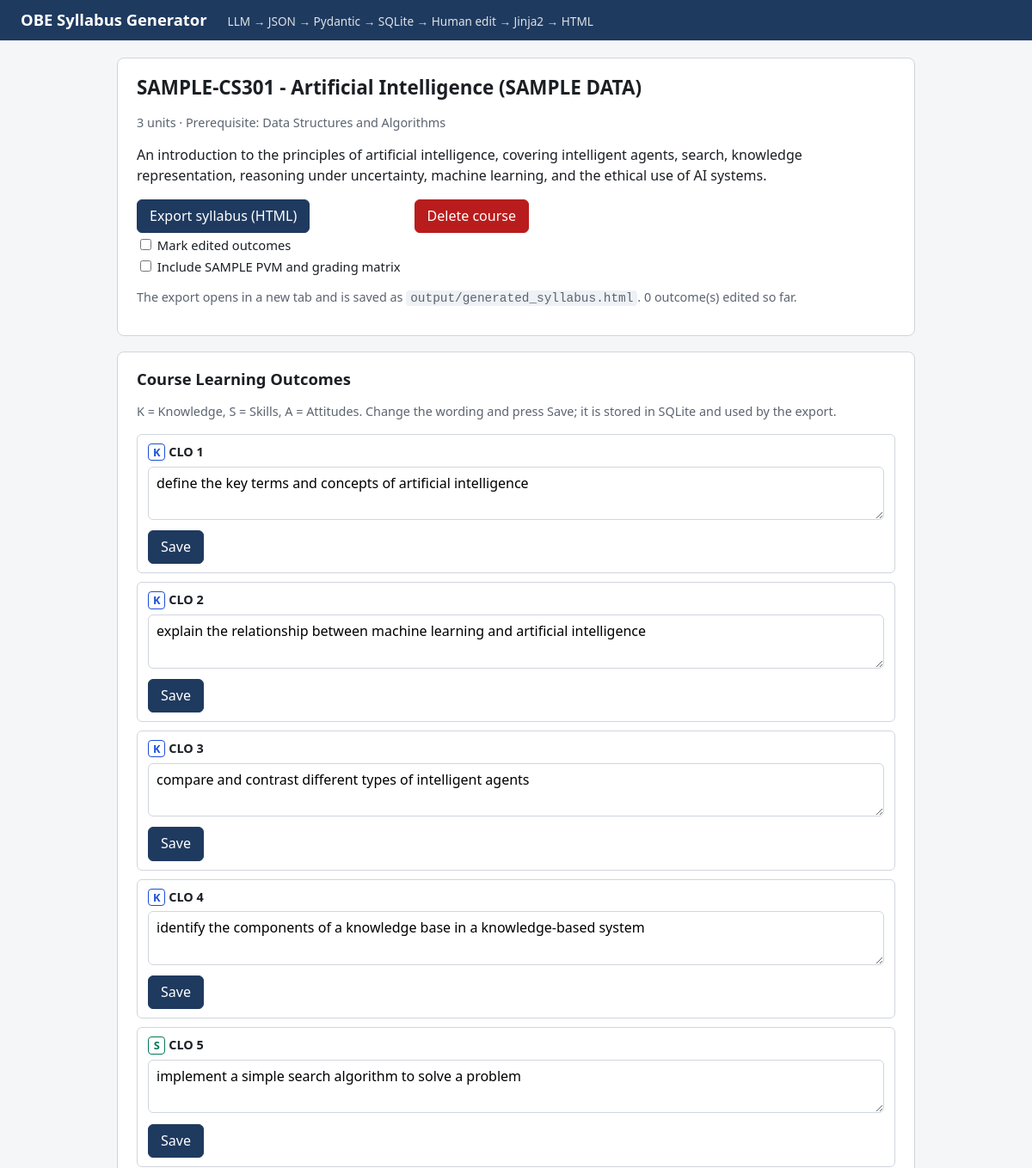
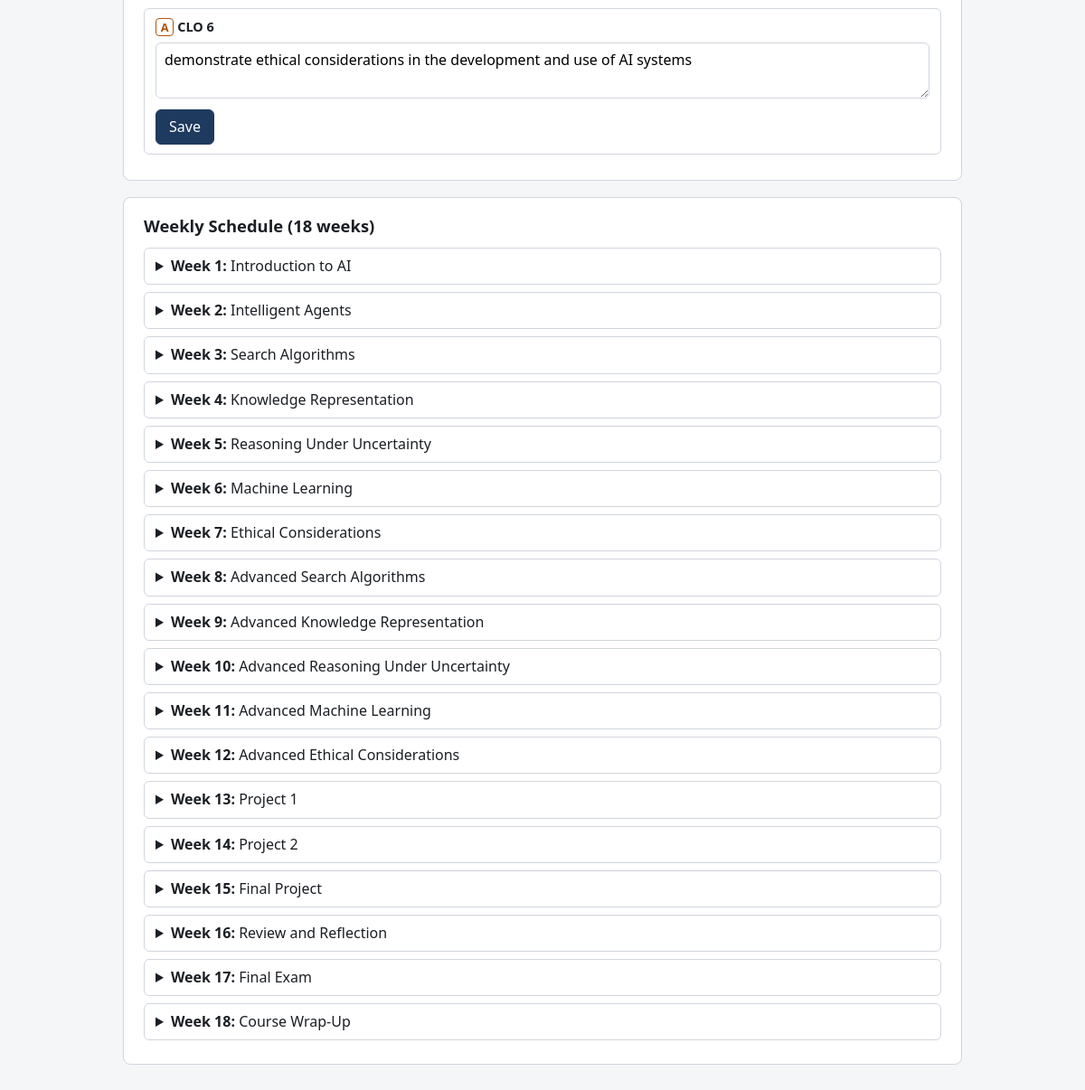
/courses/3, run on the app's committed database (2 pictures, top to bottom).
### tables this page shows
CREATE TABLE courses (
    id            INTEGER PRIMARY KEY AUTOINCREMENT,
    course_code   TEXT    NOT NULL UNIQUE,
    course_title  TEXT    NOT NULL,
    description   TEXT    NOT NULL,
    units         INTEGER NOT NULL CHECK (units BETWEEN 1 AND 6),
    prerequisite  TEXT    NOT NULL DEFAULT 'None',
    created_at    TEXT    NOT NULL DEFAULT (datetime('now'))
);

CREATE TABLE course_outcomes (
    id            INTEGER PRIMARY KEY AUTOINCREMENT,
    course_id     INTEGER NOT NULL REFERENCES courses(id) ON DELETE CASCADE,
    number        INTEGER NOT NULL CHECK (number >= 1),
    domain        TEXT    NOT NULL CHECK (domain IN ('K', 'S', 'A')),
    text          TEXT    NOT NULL CHECK (length(trim(text)) > 0),  -- current (possibly human-edited) wording
    original_text TEXT    NOT NULL,                                 -- wording as generated by the AI
    UNIQUE (course_id, number)
);

CREATE TABLE weekly_schedules (
    id            INTEGER PRIMARY KEY AUTOINCREMENT,
    course_id     INTEGER NOT NULL REFERENCES courses(id) ON DELETE CASCADE,
    week          INTEGER NOT NULL CHECK (week BETWEEN 1 AND 18),
    topic         TEXT    NOT NULL CHECK (length(trim(topic)) > 0),
    description   TEXT    NOT NULL,
    UNIQUE (course_id, week)
);

### main.py (the view)
    @app.get("/courses/<int:course_id>")
    def edit_course(course_id):
        data = db_manager.get_full_syllabus(course_id, db_path)  # CourseNotFoundError -> 404 page
        edited = sum(1 for o in data["course_outcomes"] if o["is_edited"]) + sum(
            1 for w in data["weekly_schedule"] for lo in w["lesson_outcomes"] if lo["is_edited"]
        )
        return render_template(
            "edit_course.html",
            course=data["course"], outcomes=data["course_outcomes"], weeks=data["weekly_schedule"],
            edited_count=edited, has_sample_extras=SAMPLE_EXTRAS.exists(),
        )

### db_manager.py (called while the page is built)
@contextmanager
def get_connection(db_path=None):
    path = Path(db_path) if db_path else DEFAULT_DB_PATH
    conn = None
    try:
        path.parent.mkdir(parents=True, exist_ok=True)
        conn = sqlite3.connect(path)
        conn.row_factory = sqlite3.Row
        conn.execute("PRAGMA foreign_keys = ON")  # without this, CASCADE does nothing
        yield conn
        conn.commit()
    except sqlite3.Error as exc:
        if conn:
            conn.rollback()
        log.error("SQLite error: %s", exc)
        raise DBError(f"Database error: {exc}") from exc
    except Exception:
        if conn:
            conn.rollback()
        raise
    finally:
        if conn:
            conn.close()

def _require_course(conn, course_id) -> None:
    row = conn.execute("SELECT 1 FROM courses WHERE id = ?", (course_id,)).fetchone()
    if row is None:
        raise CourseNotFoundError(f"No course with id {course_id}.")

def _outcome_dict(row) -> Dict:
    d = dict(row)
    d["is_edited"] = d["text"] != d["original_text"]
    return d

def get_course(course_id: int, db_path=None) -> Dict:
    with get_connection(db_path) as conn:
        row = conn.execute("SELECT * FROM courses WHERE id = ?", (course_id,)).fetchone()
    if row is None:
        raise CourseNotFoundError(f"No course with id {course_id}.")
    return dict(row)

def get_course_outcomes(course_id: int, db_path=None) -> List[Dict]:
    with get_connection(db_path) as conn:
        _require_course(conn, course_id)
        rows = conn.execute(
            "SELECT id, number, domain, text, original_text FROM course_outcomes "
            "WHERE course_id = ? ORDER BY number",
            (course_id,),
        ).fetchall()
    return [_outcome_dict(r) for r in rows]

def get_full_syllabus(course_id: int, db_path=None) -> Dict:
    return {
        "course": get_course(course_id, db_path),
        "course_outcomes": get_course_outcomes(course_id, db_path),
        "weekly_schedule": get_weekly_schedule(course_id, db_path),
    }

### templates/edit_course.html (shortened to what this page needs)
{% extends "base.html" %}
{% block content %}
<section class="card">
  <h1>{{ course.course_code }} - {{ course.course_title }}</h1>
  <p class="muted">{{ course.units }} units &middot; Prerequisite: {{ course.prerequisite }}</p>
  <p>{{ course.description }}</p>
  <div class="actions">
    <form method="post" action="{{ url_for('export_course', course_id=course.id) }}" target="_blank" class="export-form">
      <button type="submit">Export syllabus (HTML)</button>
      <label class="inline"><input type="checkbox" name="mark_edits"> Mark edited outcomes</label>
      {% if has_sample_extras %}
      <label class="inline"><input type="checkbox" name="sample_extras"> Include SAMPLE PVM and grading matrix</label>
      {% endif %}
    </form>
    <form method="post" action="{{ url_for('remove_course', course_id=course.id) }}"
          onsubmit="return confirm('Delete this course and all its outcomes?');">
      <button type="submit" class="danger">Delete course</button>
    </form>
  </div>
  <p class="muted">The export opens in a new tab and is saved as <code>output/generated_syllabus.html</code>.
    {{ edited_count }} outcome(s) edited so far.</p>
</section>
<section class="card">
  <h2>Course Learning Outcomes</h2>
  <p class="muted">K = Knowledge, S = Skills, A = Attitudes. Change the wording and press Save; it is stored in SQLite and used by the export.</p>
  {% for o in outcomes %}
  <form method="post" action="{{ url_for('edit_clo', course_id=course.id, outcome_id=o.id) }}" class="outcome" id="clo-{{ o.id }}">
    <div class="meta">
      <span class="badge badge-{{ o.domain }}">{{ o.domain }}</span> CLO {{ o.number }}
    </div>
    <textarea name="text" rows="2" required>{{ o.text }}</textarea>
    <div class="row-actions">
      <button type="submit" name="action" value="save">Save</button>
    </div>
  </form>
  {% endfor %}
</section>
<section class="card">
  <h2>Weekly Schedule ({{ weeks|length }} weeks)</h2>
  {% for w in weeks %}
  <details class="week">
    <summary><strong>Week {{ w.week }}:</strong> {{ w.topic }}</summary>
  </details>
  {% endfor %}
</section>
{% endblock %}

### templates/base.html (shortened to what this page needs)
<!DOCTYPE html>
<html lang="en">
<head>
<link rel="stylesheet" href="{{ url_for('static', filename='style.css') }}">
</head>
<body>
<nav class="topbar">
  <a class="brand" href="{{ url_for('index') }}">OBE Syllabus Generator</a>
  <span class="pipeline">LLM &rarr; JSON &rarr; Pydantic &rarr; SQLite &rarr; Human edit &rarr; Jinja2 &rarr; HTML</span>
</nav>
<main class="container">
  {% block content %}{% endblock %}
</main>
</body>
</html>

### static/style.css (style rules this page uses)
:root { --ink:#1b1f24; --muted:#5b6470; --line:#d0d5dd; --accent:#1f3a5f; --bg:#f4f6f8; --ok:#047857; --bad:#b91c1c; --warn:#b45309; }
* { box-sizing: border-box; }
body { margin: 0; font-family: "Segoe UI", Arial, sans-serif; color: var(--ink); background: var(--bg); line-height: 1.45; }
.topbar { background: var(--accent); color: #fff; padding: 10px 24px; display: flex; flex-wrap: wrap; gap: 6px 24px; align-items: baseline; }
.topbar .brand { color: #fff; font-weight: 700; font-size: 1.15rem; text-decoration: none; }
.topbar .pipeline { font-size: .85rem; opacity: .85; }
.container { max-width: 960px; margin: 20px auto; padding: 0 16px 40px; }
.card { background: #fff; border: 1px solid var(--line); border-radius: 8px; padding: 18px 22px; margin-bottom: 18px; }
h1 { font-size: 1.4rem; margin: 0 0 8px; }
h2 { font-size: 1.15rem; margin: 0 0 10px; }
.muted, .hint { color: var(--muted); font-size: .9rem; }
code { background: #eef1f5; padding: 1px 5px; border-radius: 4px; }
label { display: block; margin: 10px 0; font-weight: 600; font-size: .92rem; }
label.inline { font-weight: 400; display: block; }
input:not([type=radio]):not([type=checkbox]), textarea, select { width: 100%; padding: 7px 9px; border: 1px solid var(--line); border-radius: 6px; font: inherit; margin-top: 3px; }
button, a.button { background: var(--accent); color: #fff; border: 1px solid var(--accent); padding: 7px 14px; border-radius: 6px; cursor: pointer; font: inherit; text-decoration: none; display: inline-block; }
button.danger { background: var(--bad); border-color: var(--bad); }
.row-actions { display: flex; gap: 8px; align-items: center; }
.row-actions form, .actions form { margin: 0; }
.actions { display: flex; flex-wrap: wrap; gap: 16px; align-items: flex-start; margin: 10px 0; }
.export-form label { margin: 4px 0 0; }
.outcome { border: 1px solid var(--line); border-radius: 6px; padding: 10px 12px; margin: 10px 0; }
.outcome textarea { margin: 6px 0; }
.outcome .meta { font-weight: 600; font-size: .9rem; }
.badge { display: inline-block; min-width: 1.6em; text-align: center; font-weight: 700; font-size: .8rem; border: 1px solid currentColor; border-radius: 4px; padding: 0 4px; }
.badge-K { color: #1d4ed8; }
.badge-S { color: var(--ok); }
.badge-A { color: var(--warn); }
details.week { border: 1px solid var(--line); border-radius: 6px; padding: 8px 12px; margin: 8px 0; }
details.week summary { cursor: pointer; }

### data on the page
courses: course_code "SAMPLE-CS301", course_title "Artificial Intelligence (SAMPLE DATA)", units "3", prerequisite "Data Structures and Algorithms", description "An introduction to the principles of artificial intelligence, covering intelligent agents, search, knowledge representation, reasoning under uncertainty, machine learning, and the ethical use of AI systems."
course_outcomes: domain "K", number "1", text "define the key terms and concepts of artificial intelligence"
course_outcomes: domain "K", number "2", text "explain the relationship between machine learning and artificial intelligence"
course_outcomes: domain "K", number "3", text "compare and contrast different types of intelligent agents"
course_outcomes: domain "K", number "4", text "identify the components of a knowledge base in a knowledge-based system"
course_outcomes: domain "S", number "5", text "implement a simple search algorithm to solve a problem"
course_outcomes: domain "A", number "6", text "demonstrate ethical considerations in the development and use of AI systems"
weekly_schedules: week "1", topic "Introduction to AI"
weekly_schedules: week "2", topic "Intelligent Agents"
weekly_schedules: week "3", topic "Search Algorithms"
weekly_schedules: week "4", topic "Knowledge Representation"
weekly_schedules: week "5", topic "Reasoning Under Uncertainty"
weekly_schedules: week "6", topic "Machine Learning"
weekly_schedules: week "7", topic "Ethical Considerations"
weekly_schedules: week "8", topic "Advanced Search Algorithms"
weekly_schedules: week "9", topic "Advanced Knowledge Representation"
weekly_schedules: week "10", topic "Advanced Reasoning Under Uncertainty"
weekly_schedules: week "11", topic "Advanced Machine Learning"
weekly_schedules: week "12", topic "Advanced Ethical Considerations"
weekly_schedules: week "13", topic "Project 1"
weekly_schedules: week "14", topic "Project 2"
weekly_schedules: week "15", topic "Final Project"
weekly_schedules: week "16", topic "Review and Reflection"
weekly_schedules: week "17", topic "Final Exam"
weekly_schedules: week "18", topic "Course Wrap-Up"

### other printed values
{{ edited_count }} "0"
{{ weeks|length }} "18"
